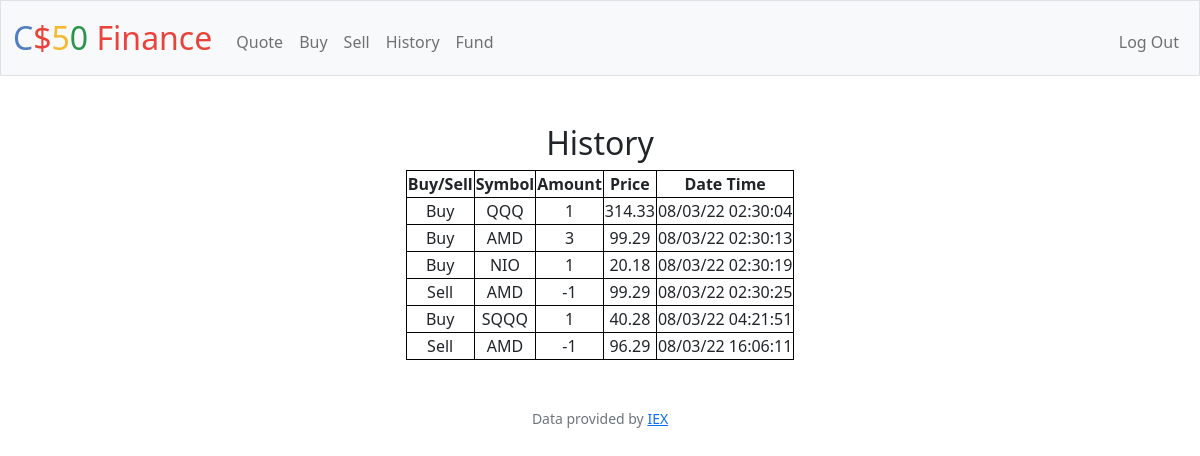
Screenshot of /history (signed in) with the database file from the repository.
### tables this page shows
CREATE TABLE 'history' ('id' INTEGER PRIMARY KEY AUTOINCREMENT NOT NULL, 'user_id' INTEGER NOT NULL, 'symbol' TEXT NOT NULL, 'amount' INTEGER NOT NULL,'date' DATETIME NOT NULL, 'price'  INTEGER NOT NULL  );

### app.py (the view)
@app.route("/history", methods=["GET"])
@login_required
def history():
    row = db.execute("select symbol, amount, price, date from history where user_id = ?", session["user_id"])
    return render_template("history.html", history=row)

### app.py (called while the page is built)
@app.after_request
def after_request(response):
    response.headers["Cache-Control"] = "no-cache, no-store, must-revalidate"
    response.headers["Expires"] = 0
    response.headers["Pragma"] = "no-cache"
    return response

### helpers.py (called while the page is built)
def login_required(f):
    @wraps(f)
    def decorated_function(*args, **kwargs):
        if session.get("user_id") is None:
            return redirect("/login")
        return f(*args, **kwargs)
    return decorated_function

### templates/history.html
{% extends "layout.html" %}
{% block main %}
    <div class="container">
        <div class="section">
            <h2>History</h2>
            <table style="margin-left: auto; margin-right: auto;">
                <thead>
                    <tr>
                        <th>Buy/Sell</th>
                        <th>Symbol</th>
                        <th>Amount</th>
                        <th>Price</th>
                        <th>Date Time</th>
                    </tr>
                </thead>
                <tbody>
                    {% for a in history %}
                    <tr>
                        {% if a.amount < 0 %}
                        <td>Sell</td>
                        {% elif a.amount > 0 %}
                        <td>Buy</td>
                        {% endif %}
                        <td>{{ a.symbol }}</td>
                        <td>{{ a.amount }}</td>
                        <td>{{ a.price }}</td>
                        <td>{{ a.date }}</td>
                    </tr>
                    {% endfor %}
                </tbody>
            </table>
        </div>
    </div>
{% endblock %}

### static/styles.css (style rules this page uses)
table, th, td { padding: 1px; border: 1px solid black; }

### rows the page displays
history: shows "Buy", symbol "QQQ", amount "1", price "314.33", date "08/03/22 02:30:04"
history: shows "Buy", symbol "AMD", amount "3", price "99.29", date "08/03/22 02:30:13"
history: shows "Buy", symbol "NIO", amount "1", price "20.18", date "08/03/22 02:30:19"
history: shows "Sell", symbol "AMD", amount "-1", price "99.29", date "08/03/22 02:30:25"
history: shows "Buy", symbol "SQQQ", amount "1", price "40.28", date "08/03/22 04:21:51"
history: shows "Sell", symbol "AMD", amount "-1", price "96.29", date "08/03/22 16:06:11"
